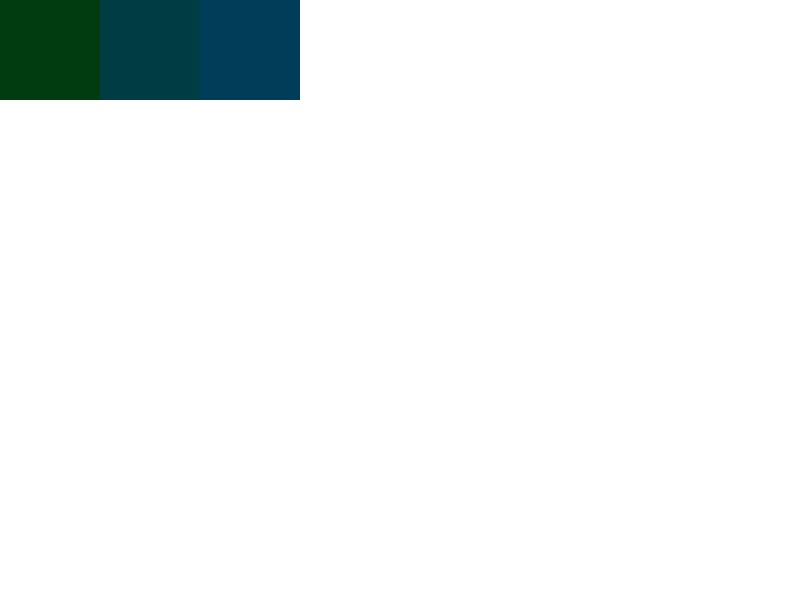
Frame 1 (no input)
Frame 60 (the mouse pressed at the canvas centre just before this capture): identical to frame 1, image omitted
Frame 120 (the mouse held since frame 60 and released just before this capture): identical to frame 1, image omitted

The Processing sketch that drew this single still picture (run headless with seeded random() and noise(); from frame 60 on, the mouse is pressed at the canvas centre):

// Processing sketch: sketch_140714a
// ── sketch_140714a.pde


color[] colarray = {
  color(0, 60, 16),  
  color(0, 60, 67), 
  color(0, 61, 88)
};


void setup() {
  size (800, 600);
  background(255);

  //  int theseColours = new int[3];
  //  int[] evColours = new int[theseColours];
}

void draw() {
  for (int i=0; i< colarray.length; i++) {
    noStroke();
    fill(colarray[i]);
    rect(i*100, 0, 100, 100);
  }
}
